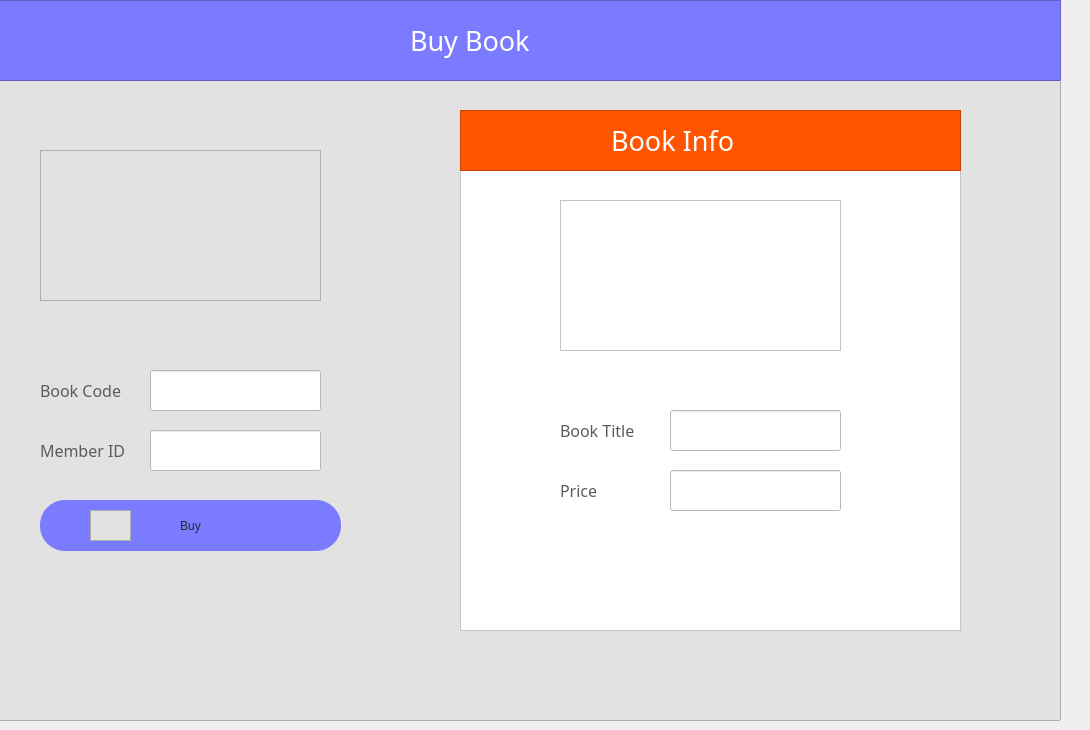
      <widget class="QWidget" name="tab_25">
       <attribute name="icon">
        <iconset resource="icons.qrc">
         <normaloff>:/icons/book.png</normaloff>:/icons/book.png</iconset>
       </attribute>
       <attribute name="title">
        <string>Buy Book</string>
       </attribute>
       <widget class="QFrame" name="frame_105">
        <property name="geometry">
         <rect>
          <x>-20</x>
          <y>0</y>
          <width>1081</width>
          <height>721</height>
         </rect>
        </property>
        <property name="styleSheet">
         <string notr="true">background-color: rgb(226, 226, 226);</string>
        </property>
        <property name="frameShape">
         <enum>QFrame::StyledPanel</enum>
        </property>
        <property name="frameShadow">
         <enum>QFrame::Raised</enum>
        </property>
        <widget class="QLabel" name="label_41">
         <property name="geometry">
          <rect>
           <x>10</x>
           <y>20</y>
           <width>131</width>
           <height>61</height>
          </rect>
         </property>
         <property name="font">
          <font>
           <pointsize>9</pointsize>
          </font>
         </property>
         <property name="text">
          <string/>
         </property>
        </widget>
        <widget class="QFrame" name="frame_106">
         <property name="geometry">
          <rect>
           <x>-10</x>
           <y>0</y>
           <width>1091</width>
           <height>81</height>
          </rect>
         </property>
         <property name="styleSheet">
          <string notr="true">background-color: rgb(123, 123, 255);
</string>
         </property>
         <property name="frameShape">
          <enum>QFrame::StyledPanel</enum>
         </property>
         <property name="frameShadow">
          <enum>QFrame::Raised</enum>
         </property>
         <widget class="QLabel" name="label_17">
          <property name="geometry">
           <rect>
            <x>440</x>
            <y>20</y>
            <width>311</width>
            <height>41</height>
           </rect>
          </property>
          <property name="font">
           <font>
            <family>hooge 05_55</family>
            <pointsize>20</pointsize>
           </font>
          </property>
          <property name="styleSheet">
           <string notr="true">color: rgb(255, 255, 255);</string>
          </property>
          <property name="text">
           <string>Buy Book</string>
          </property>
         </widget>
        </widget>
        <widget class="QLineEdit" name="buy_bcode">
         <property name="geometry">
          <rect>
           <x>170</x>
           <y>370</y>
           <width>171</width>
           <height>41</height>
          </rect>
         </property>
         <property name="styleSheet">
          <string notr="true">background-color: rgb(255, 255, 255);</string>
         </property>
        </widget>
        <widget class="QLabel" name="label_102">
         <property name="geometry">
          <rect>
           <x>60</x>
           <y>380</y>
           <width>91</width>
           <height>21</height>
          </rect>
         </property>
         <property name="font">
          <font>
           <family>Impact</family>
           <pointsize>12</pointsize>
          </font>
         </property>
         <property name="styleSheet">
          <string notr="true">color: rgb(91, 91, 91);</string>
         </property>
         <property name="text">
          <string>Book Code</string>
         </property>
        </widget>
        <widget class="QLineEdit" name="buy_memid">
         <property name="geometry">
          <rect>
           <x>170</x>
           <y>430</y>
           <width>171</width>
           <height>41</height>
          </rect>
         </property>
         <property name="styleSheet">
          <string notr="true">background-color: rgb(255, 255, 255);</string>
         </property>
         <property name="text">
          <string/>
         </property>
        </widget>
        <widget class="QLabel" name="label_104">
         <property name="geometry">
          <rect>
           <x>60</x>
           <y>440</y>
           <width>91</width>
           <height>21</height>
          </rect>
         </property>
         <property name="font">
          <font>
           <family>Impact</family>
           <pointsize>12</pointsize>
          </font>
         </property>
         <property name="styleSheet">
          <string notr="true">color: rgb(91, 91, 91);</string>
         </property>
         <property name="text">
          <string>Member ID</string>
         </property>
        </widget>
        <widget class="QFrame" name="frame_126">
         <property name="geometry">
          <rect>
           <x>110</x>
           <y>510</y>
           <width>41</width>
           <height>31</height>
          </rect>
         </property>
         <property name="styleSheet">
          <string notr="true">background-color: rgb(255, 85, 0 / 0%);
image: url(:/newPrefix/icons/serv.png);</string>
         </property>
         <property name="frameShape">
          <enum>QFrame::StyledPanel</enum>
         </property>
         <property name="frameShadow">
          <enum>QFrame::Raised</enum>
         </property>
        </widget>
        <widget class="QPushButton" name="buy_Button">
         <property name="geometry">
          <rect>
           <x>60</x>
           <y>500</y>
           <width>301</width>
           <height>51</height>
          </rect>
         </property>
         <property name="styleSheet">
          <string notr="true">QPushButton {
color: rgb(40, 40, 40);
  border-radius: 25px;
	background-color: rgb(123, 123, 255);
}

QPushButton:hover {
background-color: rgb(123, 123, 255);
background-color: rgb(255, 85, 0);

}
</string>
         </property>
         <property name="text">
          <string>Buy</string>
         </property>
        </widget>
        <widget class="QFrame" name="frame_107">
         <property name="geometry">
          <rect>
           <x>480</x>
           <y>110</y>
           <width>501</width>
           <height>521</height>
          </rect>
         </property>
         <property name="styleSheet">
          <string notr="true">background-color: rgb(255, 255, 255);</string>
         </property>
         <property name="frameShape">
          <enum>QFrame::StyledPanel</enum>
         </property>
         <property name="frameShadow">
          <enum>QFrame::Raised</enum>
         </property>
         <widget class="QLabel" name="label_94">
          <property name="geometry">
           <rect>
            <x>10</x>
            <y>20</y>
            <width>131</width>
            <height>61</height>
           </rect>
          </property>
          <property name="font">
           <font>
            <pointsize>9</pointsize>
           </font>
          </property>
          <property name="text">
           <string/>
          </property>
         </widget>
         <widget class="QFrame" name="frame_109">
          <property name="geometry">
           <rect>
            <x>0</x>
            <y>0</y>
            <width>501</width>
            <height>61</height>
           </rect>
          </property>
          <property name="styleSheet">
           <string notr="true">background-color: rgb(255, 85, 0);</string>
          </property>
          <property name="frameShape">
           <enum>QFrame::StyledPanel</enum>
          </property>
          <property name="frameShadow">
           <enum>QFrame::Raised</enum>
          </property>
          <widget class="QLabel" name="label_95">
           <property name="geometry">
            <rect>
             <x>130</x>
             <y>10</y>
             <width>231</width>
             <height>41</height>
            </rect>
           </property>
           <property name="font">
            <font>
             <family>hooge 05_55</family>
             <pointsize>20</pointsize>
            </font>
           </property>
           <property name="styleSheet">
            <string notr="true">color: rgb(255, 255, 255);</string>
           </property>
           <property name="text">
            <string>   Book Info</string>
           </property>
          </widget>
         </widget>
         <widget class="QFrame" name="frame_110">
          <property name="geometry">
           <rect>
            <x>100</x>
            <y>90</y>
            <width>281</width>
            <height>151</height>
           </rect>
          </property>
          <property name="styleSheet">
           <string notr="true">image: url(:/newPrefix/icons/booooks.png);</string>
          </property>
          <property name="frameShape">
           <enum>QFrame::StyledPanel</enum>
          </property>
          <property name="frameShadow">
           <enum>QFrame::Raised</enum>
          </property>
         </widget>
         <widget class="QLineEdit" name="bcode_rent_3">
          <property name="geometry">
           <rect>
            <x>210</x>
            <y>300</y>
            <width>171</width>
            <height>41</height>
           </rect>
          </property>
          <property name="styleSheet">
           <string notr="true">background-color: rgb(255, 255, 255);</string>
          </property>
         </widget>
         <widget class="QLabel" name="label_105">
          <property name="geometry">
           <rect>
            <x>100</x>
            <y>310</y>
            <width>91</width>
            <height>21</height>
           </rect>
          </property>
          <property name="font">
           <font>
            <family>Impact</family>
            <pointsize>12</pointsize>
           </font>
          </property>
          <property name="styleSheet">
           <string notr="true">color: rgb(91, 91, 91);</string>
          </property>
          <property name="text">
           <string>Book Title</string>
          </property>
         </widget>
         <widget class="QLineEdit" name="bcode_rent_4">
          <property name="geometry">
           <rect>
            <x>210</x>
            <y>360</y>
            <width>171</width>
            <height>41</height>
           </rect>
          </property>
          <property name="styleSheet">
           <string notr="true">background-color: rgb(255, 255, 255);</string>
          </property>
          <property name="text">
           <string/>
          </property>
         </widget>
         <widget class="QLabel" name="label_127">
          <property name="geometry">
           <rect>
            <x>100</x>
            <y>370</y>
            <width>91</width>
            <height>21</height>
           </rect>
          </property>
          <property name="font">
           <font>
            <family>Impact</family>
            <pointsize>12</pointsize>
           </font>
          </property>
          <property name="styleSheet">
           <string notr="true">color: rgb(91, 91, 91);</string>
          </property>
          <property name="text">
           <string>Price</string>
          </property>
         </widget>
        </widget>
        <widget class="QFrame" name="frame_111">
         <property name="geometry">
          <rect>
           <x>60</x>
           <y>150</y>
           <width>281</width>
           <height>151</height>
          </rect>
         </property>
         <property name="styleSheet">
          <string notr="true">image: url(:/newPrefix/icons/srrvpng.png);</string>
         </property>
         <property name="frameShape">
          <enum>QFrame::StyledPanel</enum>
         </property>
         <property name="frameShadow">
          <enum>QFrame::Raised</enum>
         </property>
        </widget>
        <zorder>buy_Button</zorder>
        <zorder>label_41</zorder>
        <zorder>frame_106</zorder>
        <zorder>buy_bcode</zorder>
        <zorder>label_102</zorder>
        <zorder>buy_memid</zorder>
        <zorder>label_104</zorder>
        <zorder>frame_126</zorder>
        <zorder>frame_107</zorder>
        <zorder>frame_111</zorder>
       </widget>
      </widget>
